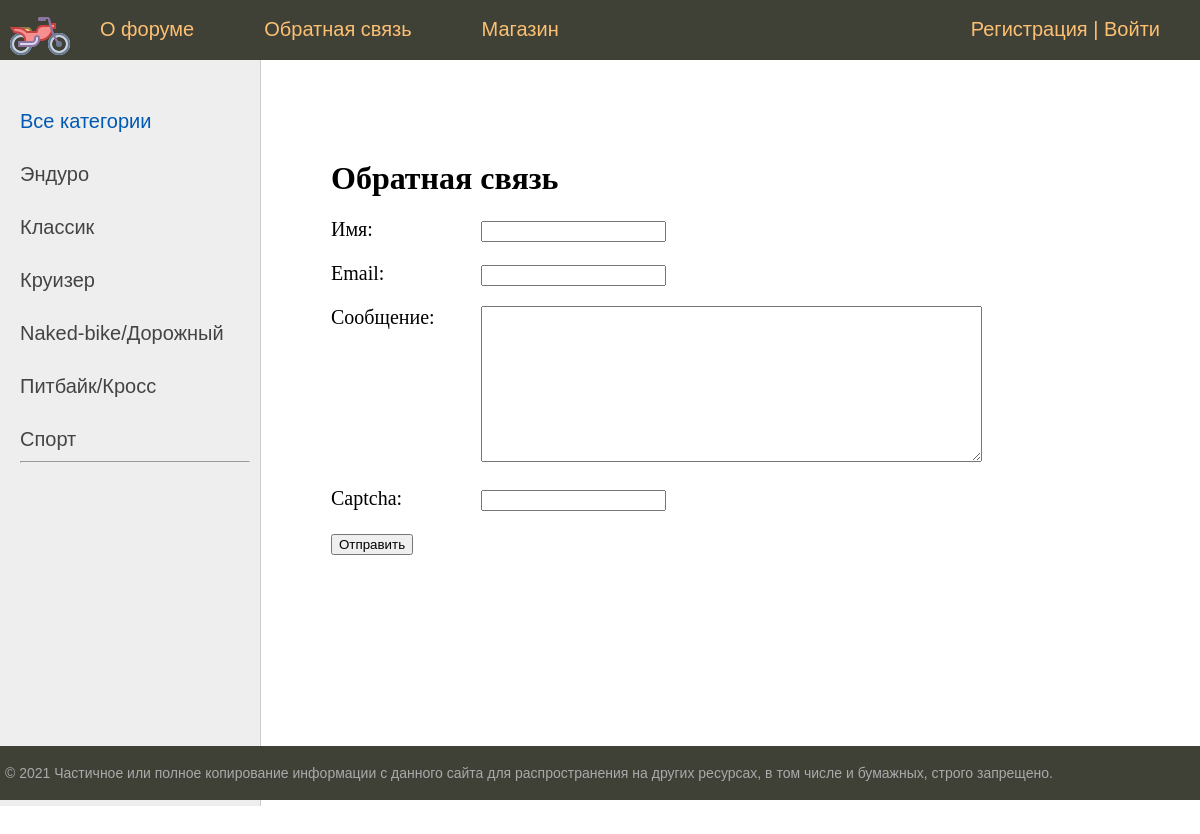
Page /contact/ on the committed database.
### moto_forum/models.py (models this page shows, shortened)
class Category(models.Model):
    name = models.CharField(max_length=255, verbose_name='Категория')
    slug = models.SlugField(max_length=255, unique=True, db_index=True, verbose_name='URl')
    def get_absolute_url(self):
        return reverse('category', kwargs={'cat_slug': self.slug})
    class Meta:
        verbose_name = 'Категория мотоцикла'
        verbose_name_plural = 'Категории мотоциклов'
        ordering = ['id']

### moto_forum/views.py (the view, shortened to what this page needs)
# urls.py: path('contact/', ContactFormView.as_view(), name='contact'),
class ContactFormView(SuccessMessageMixin, DataMixin, FormView):
    form_class = ContactForm
    template_name = 'moto_forum/contact.html'
    success_url = reverse_lazy('home')
    def get_context_data(self, *, object_list=None, **kwargs):
        context = super().get_context_data(**kwargs)
        c_def = self.get_user_context(title='Обратная связь')
        return dict(list(context.items()) + list(c_def.items()))

### moto_forum/forms.py
class ContactForm(forms.Form):
    name = forms.CharField(label='Имя', max_length=255)
    email = forms.EmailField(label='Email')
    content = forms.CharField(label='Сообщение', widget=forms.Textarea(attrs={'cols': 60, 'rows': 10}))
    captcha = CaptchaField(label='Введите символы с картинки')

### moto_forum/utils.py (called while the page is built)
    def get_user_context(self, **kwargs):
        context = kwargs
        cats = Category.objects.annotate(Count('motorcycle'))
        user_menu = menu.copy()
        if not self.request.user.is_authenticated:
            user_menu.pop(1)
        context['menu'] = user_menu
        context['cats'] = cats
        if 'cat_selected' not in context:
            context['cat_selected'] = 0
        return context

### moto_forum/templates/moto_forum/contact.html (shortened to what this page needs)
{% extends 'moto_forum/base.html' %}
{% block content %}
<h1>{{ title }}</h1>
<form method="post">
    {% for f in form %}
        <p><label class="form-label" for="{{ f.id_for_label }}">{{ f.label }}: </label>{{ f }}</p>
    {% endfor %}
    <button type="submit">Отправить</button>
</form>
{% endblock %}

### moto_forum/templates/moto_forum/base.html (shortened to what this page needs)
{% load static %}
{% load moto_forum_tags %}
<!DOCTYPE html>
<html>
<head>
	<link type="text/css" href="{% static 'moto_forum/css/styles.css' %}" rel="stylesheet" />
</head>
<body>
<table class="table-page" border=0 cellpadding="0" cellspacing="0">
<tr><td valign=top>
{% block mainmenu %}
		<div class="header">
			<ul id="mainmenu" class="mainmenu">
			<li class="logo"><a href="{% url 'home' %}"><div class="logo"></div></a></li>
			{% for m in menu %}
				<li><a href="{% url m.url_name %}">{{m.title}}</a></li>
			{% endfor %}
			{% if request.user.is_authenticated %}
				<li class="last">{{ user.username }} | <a href="{% url 'auth_app:logout' %}">Выйти</a></li>
			{% else %}
				<li class="last"><a href="{% url 'auth_app:register' %}">Регистрация</a> | <a href="{% url 'auth_app:login' %}">Войти</a></li>
			{% endif %}
			</ul>
		</div>
{% endblock mainmenu %}
<table class="table-content" border=0 cellpadding="0" cellspacing="0">
<tr>
	<td valign="top" class="left-chapters">
	<ul id="leftchapters">
{% if cat_selected == 0 %}
		<li class="selected">Все категории</li>
{% else %}
		<li><a href="{% url 'home' %}">Все категории</a></li>
{% endif %}
	{% for c in cats %}
	{% if c.motorcycle__count > 0 %}
		{% if c.pk == cat_selected %}
			<li class="selected">{{ c.name }}</li>
		{% else %}
			<li><a href="{{ c.get_absolute_url }}">{{ c.name }}</a> </li>
		{% endif %}
	{% endif %}
	{% endfor %}
		<hr>
	</ul>
</td>
<td valign="top" class="content">
	<div class="content-text">
{% block content %}
{% endblock %}
	</div>
</td></tr></table>
</td></tr>
<tr><td valign=top>
	<div id="footer">
		<p>&copy; 2021 Частичное или полное копирование информации с данного сайта для распространения на других ресурсах, в том числе и бумажных, строго запрещено.</p>
	</div>
</td></tr></table>
</body>
</html>

### moto_forum/static/moto_forum/css/styles.css (style rules this page uses)
html, body { font-family: 'Arial'; margin: 0; padding: 0; height: 100%; width: 100%; color: #444; }
a { color: #0059b2; text-decoration: none; }
.table-page { width: 100%; height: 100%; vertical-align: top; }
.table-page tr { height: 100%; }
.header { background: #3F4137; height: 60px; }
.logo { background: url('../images/motor.png') no-repeat 10px 5px; width: 70px; height: 60px; }
ul.mainmenu { list-style: none; margin: 0; padding: 0; height: 60px; color: #fdc073; font-size: 20px; overflow: hidden; }
ul.mainmenu li { float: left; margin: 18px 40px 0 30px; }
ul.mainmenu li.logo { margin: 0; }
ul.mainmenu li.last { float: right; }
ul.mainmenu li a { color: #fdc073; text-decoration: none; }
.table-content { width: 100%; min-height: 100%; height: 100%; }
.left-chapters { margin: 0; background: #eee; border-right: 1px solid #ccc; min-height: 100%; }
.left-chapters ul { width: 230px; min-height: 100%; margin: 0; padding: 20px 10px 10px 20px; list-style: none; font-size: 20px; }
.left-chapters ul li { margin: 30px 0 0 0; color: #999; }
.left-chapters ul li.selected { color: #0059b2; }
.left-chapters ul li a { color: #444; text-decoration: none; }
.content { padding: 40px 20px 20px 40px; width: 100%; box-sizing: border-box; }
.content-text { margin: 60px 0 0 30px; color: #000; font-size: 20px; font-family: Yandex Sans Display Light; }
.content-text h1 { font-size: 32px; }
#footer { box-sizing: border-box; background: #3F4137; padding: 5px; color: #aaa; font-size: 14px; font-family: Verdana, Geneva, Arial, Helvetica; text-align: left; overflow: hidden; }
.form-label { display: inline-block; min-width: 150px; vertical-align: top; }

### rows in the picture
Category: name "Эндуро"
Category: name "Классик"
Category: name "Круизер"
Category: name "Naked-bike/Дорожный"
Category: name "Питбайк/Кросс"
Category: name "Спорт"

### other values in the picture
{{ m.title }} "О форуме" "Обратная связь" "Магазин"
{{ title }} "Обратная связь"
{{ f.label }} "Имя" "Email" "Сообщение" "Captcha"
